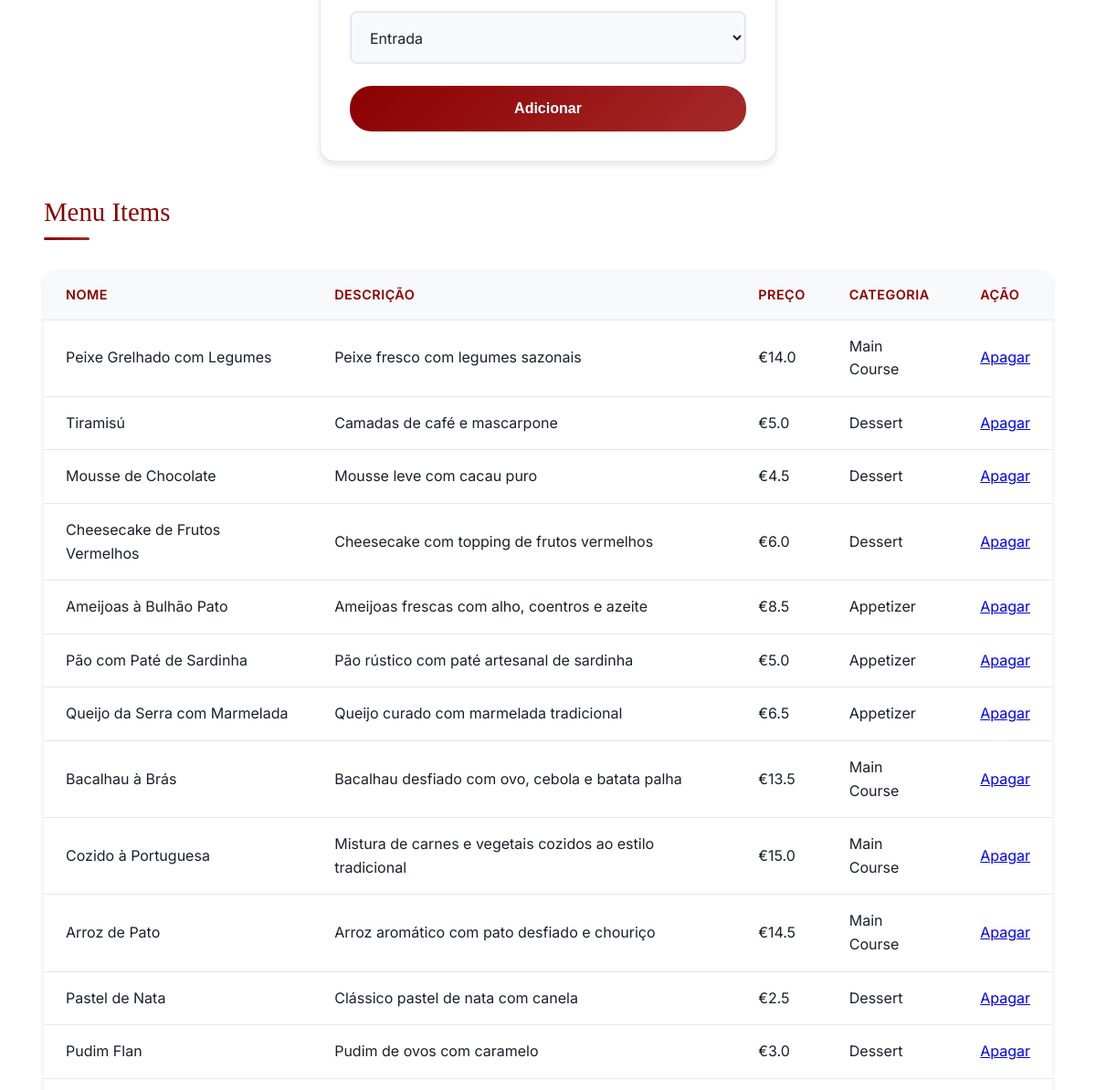
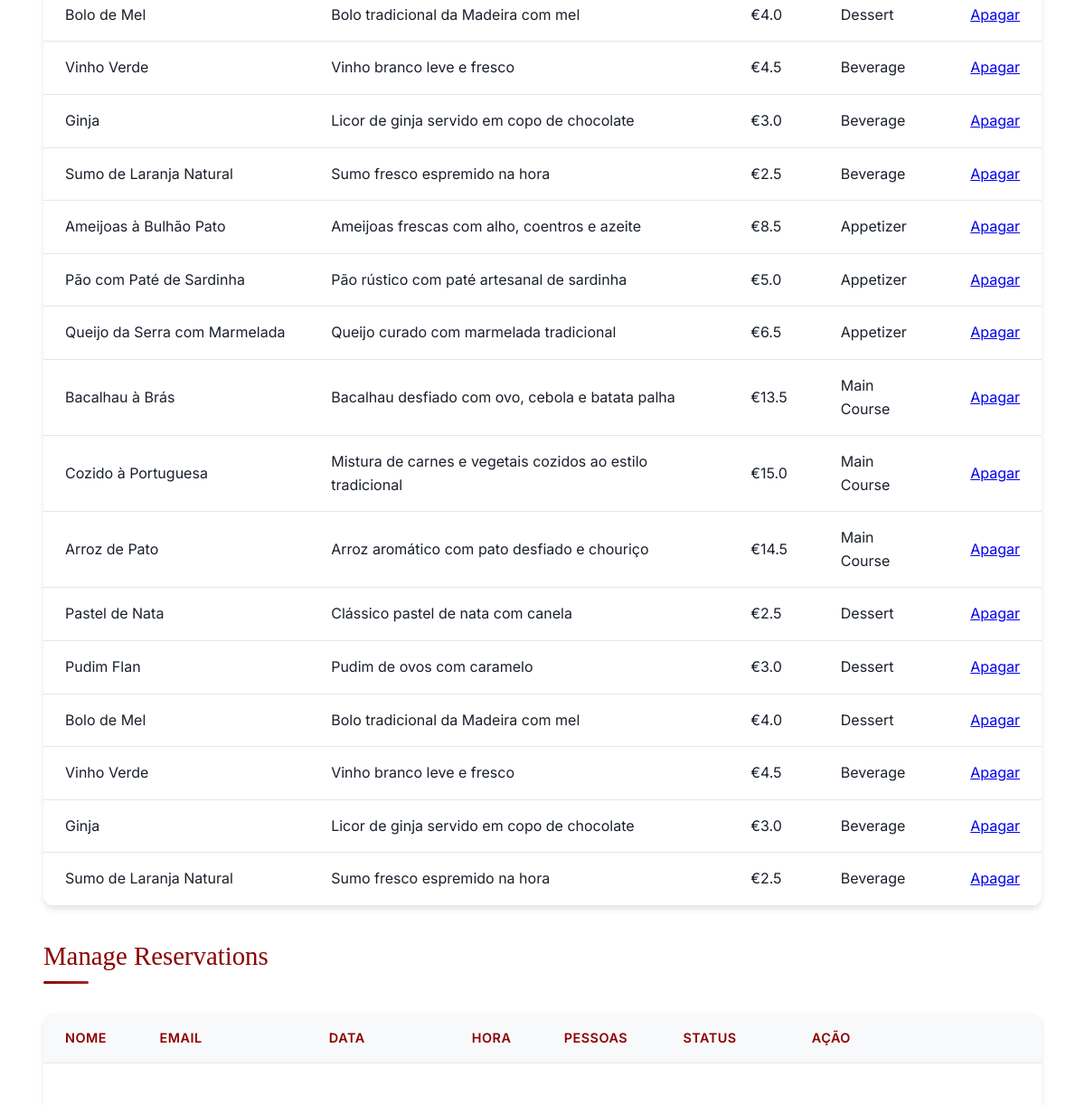
Page /admin (signed in, middle part) on the earlier database version (2 pictures, top to bottom).
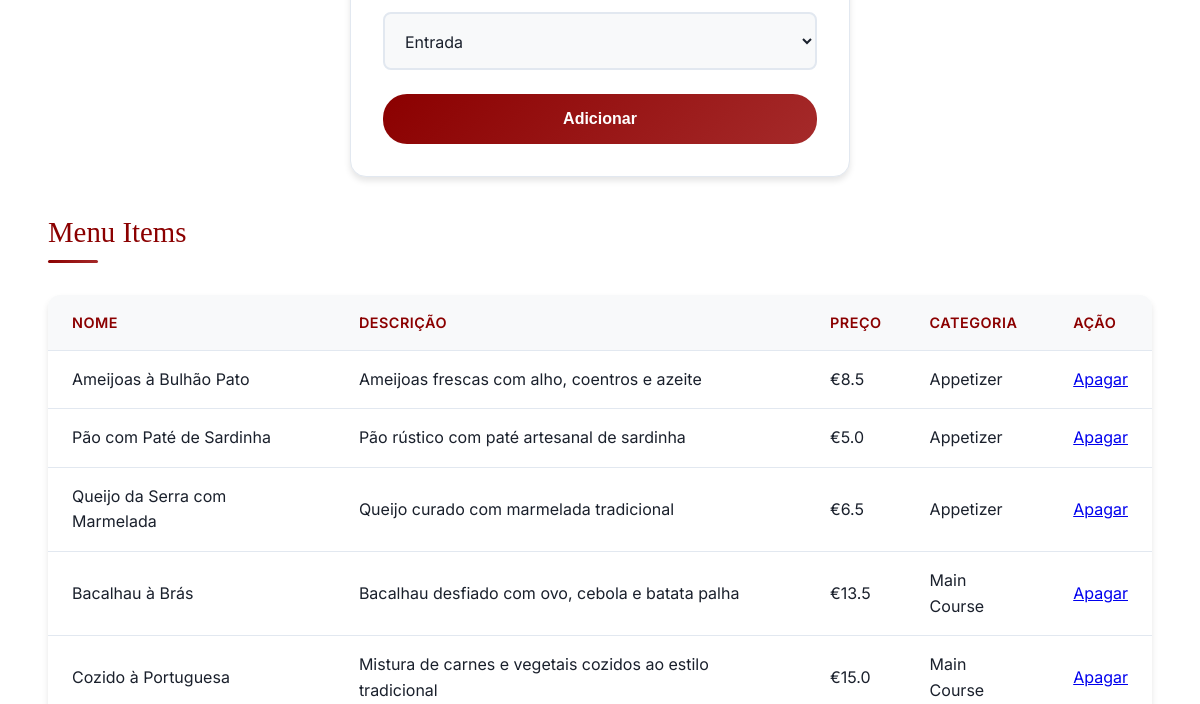
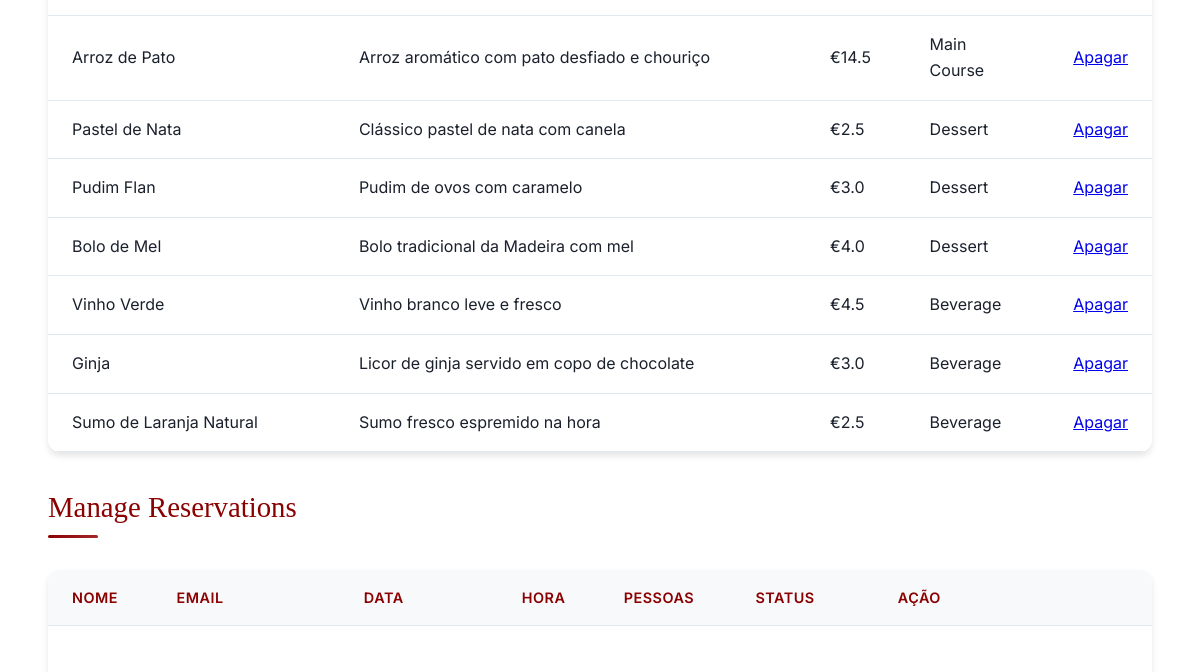
Same page on the later database version (2 pictures, top to bottom).
### tables this page shows
CREATE TABLE menu (
                 id INTEGER PRIMARY KEY AUTOINCREMENT,
                 name TEXT NOT NULL,
                 description TEXT,
                 price REAL NOT NULL,
                 category TEXT NOT NULL);

### app.py (the view)
@app.route('/admin')
def admin_dashboard():
    if not session.get('role') == 'admin':
        return redirect(url_for('login'))
    conn = get_db_connection()
    c = conn.cursor()
    c.execute("SELECT * FROM menu")
    menu_items = c.fetchall()
    c.execute("SELECT * FROM reservations")
    reservations = c.fetchall()
    conn.close()
    return render_template('admin.html', menu_items=menu_items, reservations=reservations)

### app.py (called while the page is built)
def get_db_connection():
    conn = sqlite3.connect('restaurant.db')
    conn.row_factory = sqlite3.Row
    return conn

### templates/admin.html (shortened to what this page needs)
<!DOCTYPE html>
<html lang="en" data-theme="light">
<head>
    <link rel="stylesheet" href="{{ url_for('static', filename='styles.css') }}">
</head>
<body>
    <main>
        <form method="POST" action="{{ url_for('add_menu') }}">
            <select id="category" name="category" required>
                <option value="Appetizer">Entrada</option>
            </select>
            <button type="submit">Adicionar</button>
        </form>
        <h3>Menu Items</h3>
        <table>
            <tr>
                <th>Nome</th>
                <th>Descrição</th>
                <th>Preço</th>
                <th>Categoria</th>
                <th>Ação</th>
            </tr>
            {% for item in menu_items %}
            <tr>
                <td>{{ item[1] }}</td>
                <td>{{ item[2] }}</td>
                <td>€{{ item[3] }}</td>
                <td>{{ item[4] }}</td>
                <td><a href="{{ url_for('delete_menu', id=item[0]) }}">Apagar</a></td>
            </tr>
            {% endfor %}
        </table>
        <h3>Manage Reservations</h3>
        <table>
            <tr>
                <th>Nome</th>
                <th>Email</th>
                <th>Data</th>
                <th>Hora</th>
                <th>Pessoas</th>
                <th>Status</th>
                <th>Ação</th>
            </tr>
            {% for res in reservations %}
            <tr>
                <td>{{ res[1] }}</td>
                <td>{{ res[2] }}</td>
                <td>{{ res[3] }}</td>
                <td>{{ res[4] }}</td>
                <td>{{ res[5] }}</td>
                <td>{{ res[6] }}</td>
                <td>
                </td>
            </tr>
            {% endfor %}
        </table>
    </main>
</body>
</html>

### static/styles.css (style rules this page uses)
:root { --primary-color: #8B0000; --primary-hover: #7a0000; --accent-color: #f0e68c; --accent-hover: #ffd700; --bg-primary: #fafbfc; --bg-secondary: #ffffff; --bg-tertiary: #f8f9fa; --text-primary: #1a202c; --text-secondary: #4a5568; --text-muted: #718096; --border-color: #e2e8f0; --shadow-light: 0 1px 3px rgba(0, 0, 0, 0.1); --shadow-medium: 0 4px 6px rgba(0, 0, 0, 0.1); --shadow-heavy: 0 10px 25px rgba(0, 0, 0, 0.15); --gradient-primary: linear-gradient(135deg, #8B0000 0%, #A52A2A 100%); --gradient-bg: linear-gradient(135deg, #667eea 0%, #764ba2 100%); --gradient-card: linear-gradient(135deg, #f093fb 0%, #f5576c 100%); --spacing-xs: 0.25rem; --spacing-sm: 0.5rem; --spacing-md: 1rem; --spacing-lg: 1.5rem; --spacing-xl: 2rem; --spacing-2xl: 3rem; --radius-sm: 4px; --radius-md: 8px; --radius-lg: 12px; --radius-xl: 16px; --radius-2xl: 24px; --transition-fast: 0.15s ease; --transition-normal: 0.3s ease; --transition-slow: 0.5s ease; }
* { margin: 0; padding: 0; box-sizing: border-box; }
body { font-family: 'Inter', system-ui, -apple-system, BlinkMacSystemFont, sans-serif; background: var(--bg-primary); color: var(--text-primary); line-height: 1.6; transition: background-color var(--transition-normal), color var(--transition-normal); overflow-x: hidden; scroll-behavior: smooth; }
main { max-width: 1200px; margin: var(--spacing-2xl) auto; padding: var(--spacing-2xl); background: var(--bg-secondary); border-radius: var(--radius-xl); box-shadow: var(--shadow-heavy); animation: fadeInUp 1s ease-out; position: relative; overflow: hidden; }
main::before { content: ''; position: absolute; top: 0; left: 0; right: 0; height: 4px; background: var(--gradient-primary); border-radius: var(--radius-xl) var(--radius-xl) 0 0; }
h2, h3 { font-family: 'Playfair Display', serif; color: var(--primary-color); margin-bottom: var(--spacing-lg); position: relative; padding-bottom: var(--spacing-sm); }
h2::after, h3::after { content: ''; position: absolute; bottom: 0; left: 0; width: 50px; height: 3px; background: var(--gradient-primary); border-radius: var(--radius-sm); }
h3 { font-size: clamp(1.4rem, 3vw, 1.8rem); font-weight: 500; }
form { display: flex; flex-direction: column; gap: var(--spacing-lg); max-width: 500px; margin: var(--spacing-xl) auto; padding: var(--spacing-xl); background: var(--bg-secondary); border-radius: var(--radius-xl); box-shadow: var(--shadow-medium); animation: formFadeIn 0.8s ease-out; border: 1px solid var(--border-color); }
input, textarea, select { padding: var(--spacing-md); border: 2px solid var(--border-color); border-radius: var(--radius-md); font-size: 1rem; font-family: inherit; background: var(--bg-tertiary); color: var(--text-primary); transition: all var(--transition-normal); position: relative; }
button { background: var(--gradient-primary); color: white; border: none; padding: var(--spacing-md) var(--spacing-xl); border-radius: var(--radius-2xl); cursor: pointer; font-weight: 600; font-size: 1rem; transition: all var(--transition-normal); position: relative; overflow: hidden; }
button::before { content: ''; position: absolute; top: 0; left: -100%; width: 100%; height: 100%; background: linear-gradient(90deg, transparent, rgba(255, 255, 255, 0.2), transparent); transition: left var(--transition-slow); }
table { width: 100%; border-collapse: collapse; margin: var(--spacing-xl) 0; background: var(--bg-secondary); border-radius: var(--radius-lg); overflow: hidden; box-shadow: var(--shadow-medium); animation: tableFadeIn 0.8s ease-out; }
th, td { padding: var(--spacing-md) var(--spacing-lg); text-align: left; border-bottom: 1px solid var(--border-color); transition: background-color var(--transition-normal); }
th { background: var(--bg-tertiary); color: var(--primary-color); font-weight: 600; font-size: 0.9rem; text-transform: uppercase; letter-spacing: 0.5px; }

Differences in the rows shown:
removed menu: name "Peixe Grelhado com Legumes", description "Peixe fresco com legumes sazonais", price "14.0", category "Main Course"
removed menu: name "Tiramisú", description "Camadas de café e mascarpone", price "5.0", category "Dessert"
removed menu: name "Mousse de Chocolate", description "Mousse leve com cacau puro", price "4.5", category "Dessert"
removed menu: name "Cheesecake de Frutos Vermelhos", description "Cheesecake com topping de frutos vermelhos", price "6.0", category "Dessert"
removed menu: name "Ameijoas à Bulhão Pato", description "Ameijoas frescas com alho, coentros e azeite", price "8.5", category "Appetizer"
removed menu: name "Pão com Paté de Sardinha", description "Pão rústico com paté artesanal de sardinha", price "5.0", category "Appetizer"
removed menu: name "Queijo da Serra com Marmelada", description "Queijo curado com marmelada tradicional", price "6.5", category "Appetizer"
removed menu: name "Bacalhau à Brás", description "Bacalhau desfiado com ovo, cebola e batata palha", price "13.5", category "Main Course"
removed menu: name "Cozido à Portuguesa", description "Mistura de carnes e vegetais cozidos ao estilo tradicional", price "15.0", category "Main Course"
removed menu: name "Arroz de Pato", description "Arroz aromático com pato desfiado e chouriço", price "14.5", category "Main Course"
removed menu: name "Pastel de Nata", description "Clássico pastel de nata com canela", price "2.5", category "Dessert"
removed menu: name "Pudim Flan", description "Pudim de ovos com caramelo", price "3.0", category "Dessert"
removed menu: name "Bolo de Mel", description "Bolo tradicional da Madeira com mel", price "4.0", category "Dessert"
removed menu: name "Vinho Verde", description "Vinho branco leve e fresco", price "4.5", category "Beverage"
removed menu: name "Ginja", description "Licor de ginja servido em copo de chocolate", price "3.0", category "Beverage"
removed menu: name "Sumo de Laranja Natural", description "Sumo fresco espremido na hora", price "2.5", category "Beverage"
